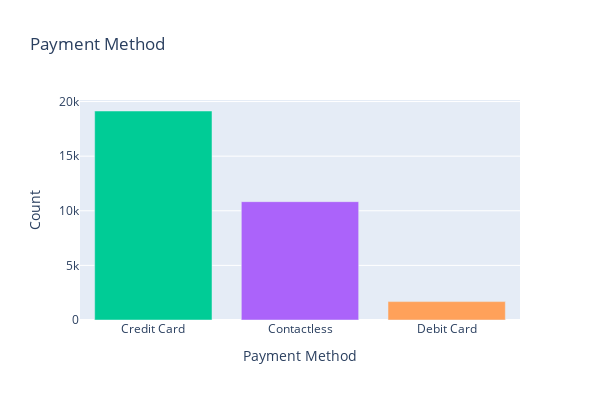

Notebook cell for this chart:
### Code cell
fig = px.bar(Payment_Method, x=Payment_Method.index, y=Payment_Method.values, color=Payment_Method.index,
             labels={'x': 'Payment Method', 'y': 'Count'}, title='Payment Method',
             color_discrete_map={'Online': 'blue', 'In-Store': 'green'})

fig.update_layout(xaxis_title='Payment Method', yaxis_title='Count', showlegend=False)

fig.update_layout(
    xaxis_title='Payment Method',
    yaxis_title='Count',
    showlegend=False,
    height=400,  
    width=600    
)

fig.show()

### Figure 1 — Plotly figure (JSON) as saved in the notebook; plotly's stock layout.template omitted (floating-point values rounded to 4 significant figures)
{"data": [{"alignmentgroup": "True", "hovertemplate": "Payment Method=%{x}<br>Count=%{y}<extra></extra>", "legendgroup": "Credit Card", "marker": {"color": "#00cc96", "pattern": {"shape": ""}}, "name": "Credit Card", "offsetgroup": "Credit Card", "orientation": "v", "showlegend": true, "textposition": "auto", "type": "bar", "x": ["Credit Card"], "xaxis": "x", "y": [19136], "yaxis": "y"}, {"alignmentgroup": "True", "hovertemplate": "Payment Method=%{x}<br>Count=%{y}<extra></extra>", "legendgroup": "Contactless", "marker": {"color": "#ab63fa", "pattern": {"shape": ""}}, "name": "Contactless", "offsetgroup": "Contactless", "orientation": "v", "showlegend": true, "textposition": "auto", "type": "bar", "x": ["Contactless"], "xaxis": "x", "y": [10834], "yaxis": "y"}, {"alignmentgroup": "True", "hovertemplate": "Payment Method=%{x}<br>Count=%{y}<extra></extra>", "legendgroup": "Debit Card", "marker": {"color": "#FFA15A", "pattern": {"shape": ""}}, "name": "Debit Card", "offsetgroup": "Debit Card", "orientation": "v", "showlegend": true, "textposition": "auto", "type": "bar", "x": ["Debit Card"], "xaxis": "x", "y": [1683], "yaxis": "y"}], "layout": {"barmode": "relative", "height": 400, "legend": {"title": {"text": "Payment Method"}, "tracegroupgap": 0}, "showlegend": false, "title": {"text": "Payment Method"}, "width": 600, "xaxis": {"anchor": "y", "categoryarray": ["Credit Card", "Contactless", "Debit Card"], "categoryorder": "array", "domain": [0, 1], "title": {"text": "Payment Method"}}, "yaxis": {"anchor": "x", "domain": [0, 1], "title": {"text": "Count"}}}}
